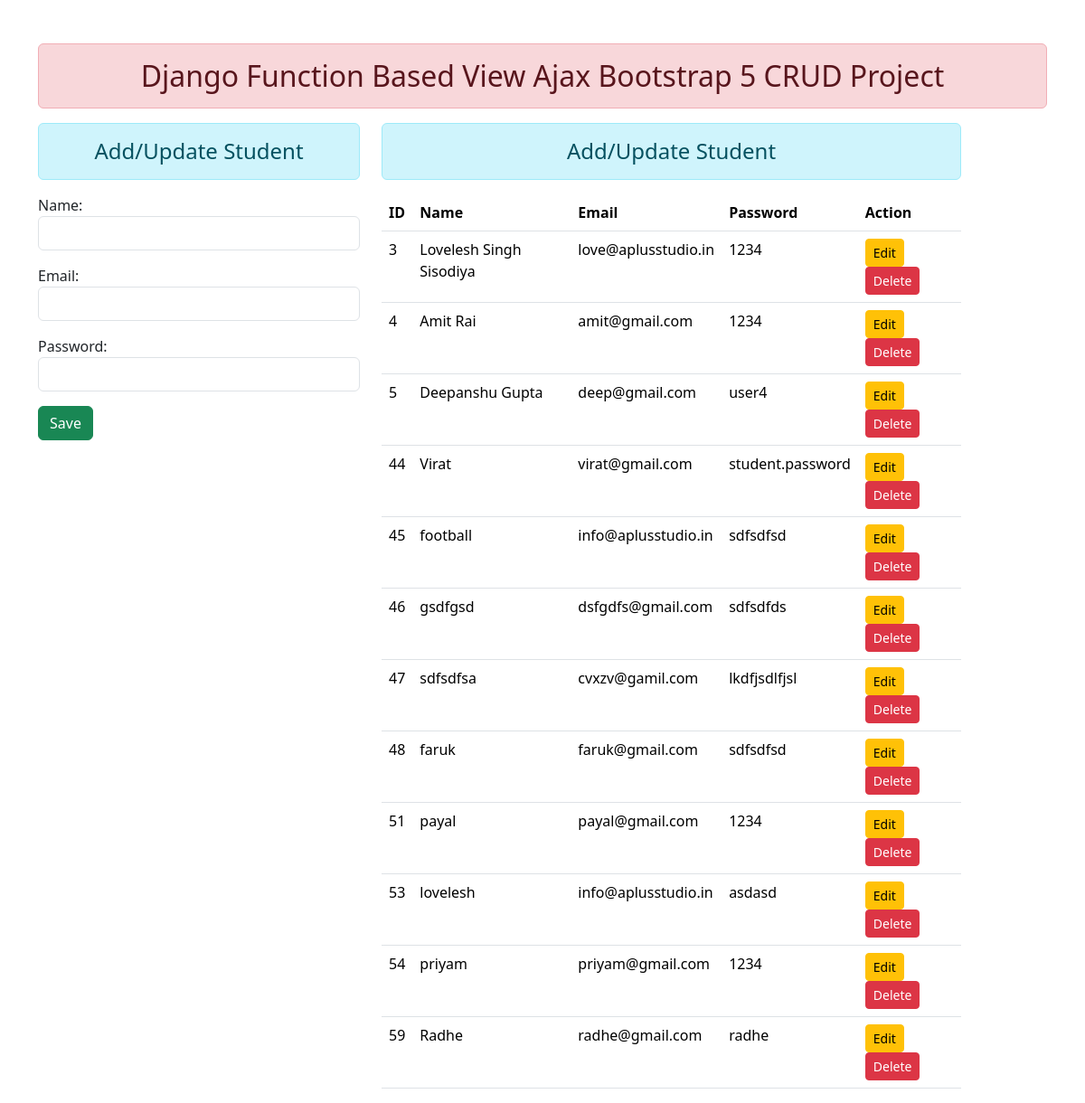
The page / on the database its author committed.
### enroll/models.py (models this page shows)
class User(models.Model):
    name = models.CharField(max_length=70)
    email = models.EmailField(max_length=100)
    password = models.CharField(max_length=100)

### enroll/views.py (the view)
# urls.py: 2. Add a URL to urlpatterns:  path('', views.home, name='home')
def home(request):
    form = StudentRegistration()
    stud = User.objects.all()
    return render(request, 'enroll/home.html', {'form': form, 'stu': stud})

### enroll/forms.py
class StudentRegistration(forms.ModelForm):
    class Meta:
        model = User
        fields = ['name','email','password']
        widgets = {
            'name':forms.TextInput(attrs={'class':'form-control',
                                          'id':'nameid'}),
            'email':forms.EmailInput(attrs={'class':'form-control',
                                          'id':'emailid'}),
            'password':forms.PasswordInput(attrs={'class':'form-control',
                                          'id':'passwordid'})
        }

### enroll/templates/enroll/home.html (shortened to what this page needs)
{% load static %}
<!DOCTYPE html>
<html lang="en">
<head>
    <link href="https://cdn.jsdelivr.net/npm/bootstrap@5.3.3/dist/css/bootstrap.min.css" rel="stylesheet">
</head>
<body>
    <div class="container mt-5">
        <h2 class="text-center alert alert-danger">Django Function Based View Ajax Bootstrap 5 CRUD Project</h2>
        <div class="row">
            <div class="col-sm-4">
                <h4 class="text-center alert alert-info">Add/Update Student</h4>
                <form action="" method="post">
                    {{form.as_p}}
                    <input type="button" class="btn btn-success" id="btnsave" value="Save">
                </form>
            </div>
            <div class="col-sm-7">
                <h4 class="text-center alert alert-info">Add/Update Student</h4>
                <table class="table table-hover">
                    <thead>
                        <tr>
                            <th scope="col">ID</th>
                            <th scope="col">Name</th>
                            <th scope="col">Email</th>
                            <th scope="col">Password</th>
                            <th scope="col">Action</th>
                        </tr>
                    </thead>
                    <tbody id="tbody">
                        {% for st in stu  %}
                            <tr>
                                <td>{{st.id}}</td>
                                <td>{{st.name}}</td>
                                <td>{{st.email}}</td>
                                <td>{{st.password}}</td>
                                <td>
                                    <input type="button" data-sid="{{st.id}}" value="Edit" class="btn btn-warning btn-sm btn-edit">
                                    <input type="button" data-sid="{{st.id}}" value="Delete" class="btn btn-danger btn-sm btn-del">
                                </td>
                            </tr>
                        {% endfor %}
                    </tbody>
                </table>
            </div>
        </div>
    </div>
</body>
</html>

### rows shown on the page
User: id "3", name "Lovelesh Singh Sisodiya", email "love@aplusstudio.in", password "1234"
User: id "4", name "Amit Rai", email "amit@gmail.com", password "1234"
User: id "5", name "Deepanshu Gupta", email "deep@gmail.com", password "user4"
User: id "44", name "Virat", email "virat@gmail.com", password "student.password"
User: id "45", name "football", email "info@aplusstudio.in", password "sdfsdfsd"
User: id "46", name "gsdfgsd", email "dsfgdfs@gmail.com", password "sdfsdfds"
User: id "47", name "sdfsdfsa", email "cvxzv@gamil.com", password "lkdfjsdlfjsl"
User: id "48", name "faruk", email "faruk@gmail.com", password "sdfsdfsd"
User: id "51", name "payal", email "payal@gmail.com", password "1234"
User: id "53", name "lovelesh", email "info@aplusstudio.in", password "asdasd"
User: id "54", name "priyam", email "priyam@gmail.com", password "1234"
User: id "59", name "Radhe", email "radhe@gmail.com", password "radhe"
